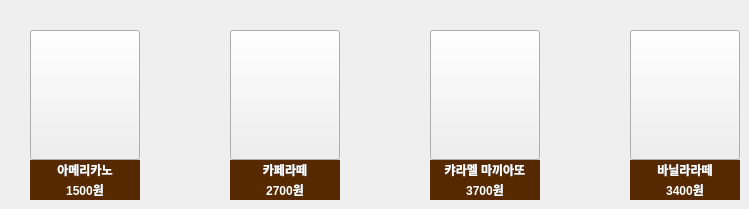
     <widget class="QWidget" name="coffee">
      <attribute name="title">
       <string>커피</string>
      </attribute>
      <widget class="QPushButton" name="americano">
       <property name="geometry">
        <rect>
         <x>30</x>
         <y>30</y>
         <width>110</width>
         <height>130</height>
        </rect>
       </property>
       <property name="styleSheet">
        <string notr="true"/>
       </property>
       <property name="text">
        <string/>
       </property>
       <property name="icon">
        <iconset>
         <normaloff>1.png</normaloff>1.png</iconset>
       </property>
       <property name="iconSize">
        <size>
         <width>200</width>
         <height>150</height>
        </size>
       </property>
      </widget>
      <widget class="QPushButton" name="cafelatte">
       <property name="geometry">
        <rect>
         <x>230</x>
         <y>30</y>
         <width>110</width>
         <height>130</height>
        </rect>
       </property>
       <property name="styleSheet">
        <string notr="true"/>
       </property>
       <property name="text">
        <string/>
       </property>
       <property name="icon">
        <iconset>
         <normaloff>2.png</normaloff>2.png</iconset>
       </property>
       <property name="iconSize">
        <size>
         <width>200</width>
         <height>150</height>
        </size>
       </property>
      </widget>
      <widget class="QPushButton" name="caramel">
       <property name="geometry">
        <rect>
         <x>430</x>
         <y>30</y>
         <width>110</width>
         <height>130</height>
        </rect>
       </property>
       <property name="styleSheet">
        <string notr="true"/>
       </property>
       <property name="text">
        <string/>
       </property>
       <property name="icon">
        <iconset>
         <normaloff>3.png</normaloff>3.png</iconset>
       </property>
       <property name="iconSize">
        <size>
         <width>200</width>
         <height>140</height>
        </size>
       </property>
      </widget>
      <widget class="QPushButton" name="vanilla">
       <property name="geometry">
        <rect>
         <x>630</x>
         <y>30</y>
         <width>110</width>
         <height>130</height>
        </rect>
       </property>
       <property name="styleSheet">
        <string notr="true"/>
       </property>
       <property name="text">
        <string/>
       </property>
       <property name="icon">
        <iconset>
         <normaloff>2.png</normaloff>2.png</iconset>
       </property>
       <property name="iconSize">
        <size>
         <width>200</width>
         <height>150</height>
        </size>
       </property>
      </widget>
      <widget class="QLabel" name="label">
       <property name="geometry">
        <rect>
         <x>30</x>
         <y>160</y>
         <width>110</width>
         <height>20</height>
        </rect>
       </property>
       <property name="font">
        <font>
         <weight>75</weight>
         <bold>true</bold>
        </font>
       </property>
       <property name="styleSheet">
        <string notr="true">color: rgb(255, 255, 255);
background-color: rgb(86, 41, 0);</string>
       </property>
       <property name="text">
        <string>아메리카노</string>
       </property>
       <property name="alignment">
        <set>Qt::AlignCenter</set>
       </property>
      </widget>
      <widget class="QLabel" name="label_2">
       <property name="geometry">
        <rect>
         <x>630</x>
         <y>160</y>
         <width>110</width>
         <height>20</height>
        </rect>
       </property>
       <property name="font">
        <font>
         <weight>75</weight>
         <bold>true</bold>
        </font>
       </property>
       <property name="styleSheet">
        <string notr="true">color: rgb(255, 255, 255);
background-color: rgb(86, 41, 0);</string>
       </property>
       <property name="text">
        <string>바닐라라떼</string>
       </property>
       <property name="alignment">
        <set>Qt::AlignCenter</set>
       </property>
      </widget>
      <widget class="QLabel" name="label_3">
       <property name="geometry">
        <rect>
         <x>430</x>
         <y>160</y>
         <width>110</width>
         <height>20</height>
        </rect>
       </property>
       <property name="font">
        <font>
         <weight>75</weight>
         <bold>true</bold>
        </font>
       </property>
       <property name="styleSheet">
        <string notr="true">color: rgb(255, 255, 255);
background-color: rgb(86, 41, 0);</string>
       </property>
       <property name="text">
        <string>캬라멜 마끼아또</string>
       </property>
       <property name="alignment">
        <set>Qt::AlignCenter</set>
       </property>
      </widget>
      <widget class="QLabel" name="label_5">
       <property name="geometry">
        <rect>
         <x>230</x>
         <y>160</y>
         <width>110</width>
         <height>20</height>
        </rect>
       </property>
       <property name="font">
        <font>
         <weight>75</weight>
         <bold>true</bold>
        </font>
       </property>
       <property name="styleSheet">
        <string notr="true">color: rgb(255, 255, 255);
background-color: rgb(86, 41, 0);</string>
       </property>
       <property name="text">
        <string>카페라떼</string>
       </property>
       <property name="alignment">
        <set>Qt::AlignCenter</set>
       </property>
      </widget>
      <widget class="QLabel" name="label_6">
       <property name="geometry">
        <rect>
         <x>30</x>
         <y>180</y>
         <width>110</width>
         <height>20</height>
        </rect>
       </property>
       <property name="font">
        <font>
         <weight>75</weight>
         <bold>true</bold>
        </font>
       </property>
       <property name="styleSheet">
        <string notr="true">color: rgb(255, 255, 255);
background-color: rgb(86, 41, 0);</string>
       </property>
       <property name="text">
        <string>1500원</string>
       </property>
       <property name="alignment">
        <set>Qt::AlignCenter</set>
       </property>
      </widget>
      <widget class="QLabel" name="label_7">
       <property name="geometry">
        <rect>
         <x>230</x>
         <y>180</y>
         <width>110</width>
         <height>20</height>
        </rect>
       </property>
       <property name="font">
        <font>
         <weight>75</weight>
         <bold>true</bold>
        </font>
       </property>
       <property name="styleSheet">
        <string notr="true">color: rgb(255, 255, 255);
background-color: rgb(86, 41, 0);</string>
       </property>
       <property name="text">
        <string>2700원</string>
       </property>
       <property name="alignment">
        <set>Qt::AlignCenter</set>
       </property>
      </widget>
      <widget class="QLabel" name="label_8">
       <property name="geometry">
        <rect>
         <x>630</x>
         <y>180</y>
         <width>110</width>
         <height>20</height>
        </rect>
       </property>
       <property name="font">
        <font>
         <weight>75</weight>
         <bold>true</bold>
        </font>
       </property>
       <property name="styleSheet">
        <string notr="true">color: rgb(255, 255, 255);
background-color: rgb(86, 41, 0);</string>
       </property>
       <property name="text">
        <string>3400원</string>
       </property>
       <property name="alignment">
        <set>Qt::AlignCenter</set>
       </property>
      </widget>
      <widget class="QLabel" name="label_10">
       <property name="geometry">
        <rect>
         <x>430</x>
         <y>180</y>
         <width>110</width>
         <height>20</height>
        </rect>
       </property>
       <property name="font">
        <font>
         <weight>75</weight>
         <bold>true</bold>
        </font>
       </property>
       <property name="styleSheet">
        <string notr="true">color: rgb(255, 255, 255);
background-color: rgb(86, 41, 0);</string>
       </property>
       <property name="text">
        <string>3700원</string>
       </property>
       <property name="alignment">
        <set>Qt::AlignCenter</set>
       </property>
      </widget>
     </widget>
